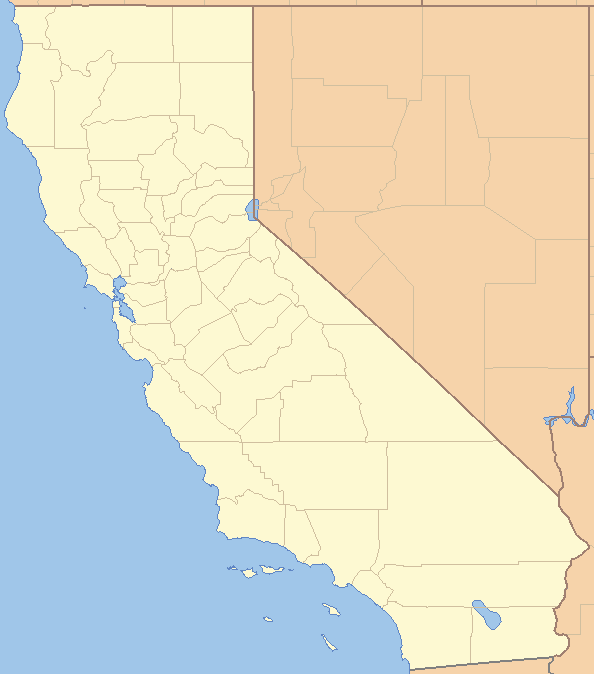
#> input picture End-to-End Business Analytics Project/california.png, 594 x 674 px
$ jupyter execute End_to_End_Template.ipynb
#> lines starting #> are read from the running program, lines starting #| are printed output that depends on the picture
# End-to-End Business Analytics Project

## 1 Problem Description

You are supposed to build a model that can predict the median housing price in some district in California.<br>
This information can be used to determine whether it is worth investing in a given property in some given area or not.

## 2 Getting Data

For this project we will use the California housing prices data set from the StatLib repository. The dataset contains metrics like population, number of rooms, ocean proximity, median income, median housing prices, etc. for block groups in California. Block groups are the smallest geographical units for which the US Census Bureau publishes sample data.
The dataset is already downloaded as “housing.csv”. In a first step we will import this dataset as a Pandas dataframe.

[cell 1]
import pandas as pd

[cell 2]
dfHousing = pd.read_csv('housing.csv')
#> (reads End-to-End Business Analytics Project/housing.csv from the repository)

Let us have a closer look at the dataset by using the `df.head()` and the `df.tail()` methods.

[cell 3]
dfHousing.head()

[cell 4]
dfHousing.tail()

The `info()` method is useful to get a quick description of the data in particularly the total number of rows each attributes type and the number of non null values. You may also want to try the `len()` and `df.shape`

[cell 5]
dfHousing.info()

We notice that the variable "total_bedrooms" has some missing values. We will later delete the corresponding rows or columns.

[cell 6]
len(dfHousing)

[cell 7]
dfHousing.shape

[cell 8]
# Type of the categorical variable:
type(dfHousing.ocean_proximity[30])

Find out how many categories exist and how many districts belong to each of these categories by applying the `value_counts()` method.

[cell 9]
dfHousing.ocean_proximity.value_counts()

## 3 Visualize the data to gain insights

### Histogram

Let us draw a histogramm for each of the variables.

[cell 10]
import matplotlib.pyplot as plt

dfHousing.hist(bins = 100, figsize = (20, 15))
plt.show()
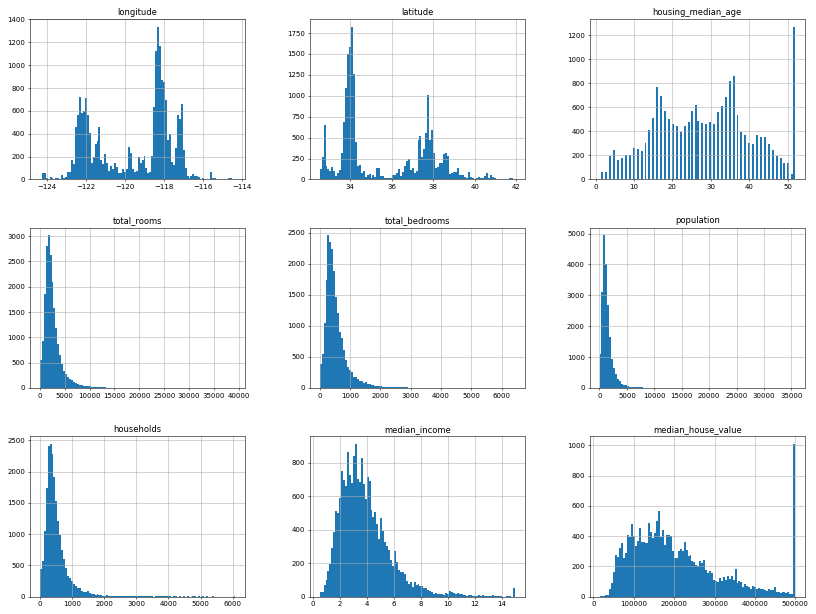
#> figure drawn by matplotlib, 9 panels; panel 1: tallest bar 1337 high, from x = -118.3 to -118.2; panel 2: tallest bar 1827 high, from x = 34.05 to 34.14; panel 3: tallest bar 1273 high, from x = 51.49 to 52; panel 4: tallest bar 3018 high, from x = 1574.7 to 1967.9


# Note that calling show() is optional in Jupiter notebook as
# Jupiter will automatically display plots when a cell is executed

We observe that all the distributions are rather non-symmetrics. The median house value seems to be cut of at 500,000
Also the median housing age seems to have a upper bound in the set.

[cell 11]
print('The max house value is:', max(dfHousing.median_house_value))
print('The max house age is:', max(dfHousing.housing_median_age))

[cell 12]
dfHousing.median_house_value[dfHousing.median_house_value == max(dfHousing.median_house_value)].count()

### Geographical plot

[cell 13]
dfHousing.plot(kind = 'scatter', x = 'longitude', y = 'latitude')
plt.show()
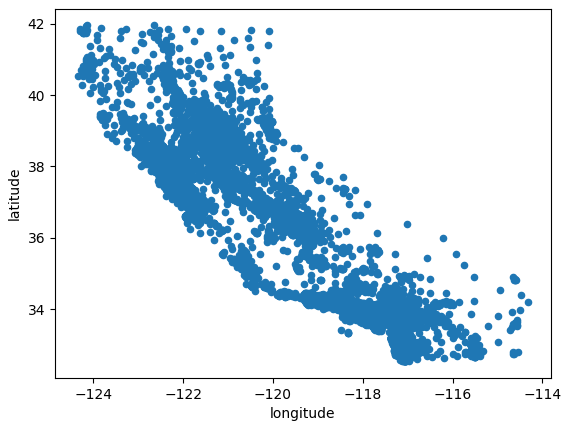
#> figure drawn by matplotlib, 1 panel

[cell 14]
dfHousing.plot(kind = 'scatter', x = 'longitude', y = 'latitude', alpha = 0.05)
plt.show()
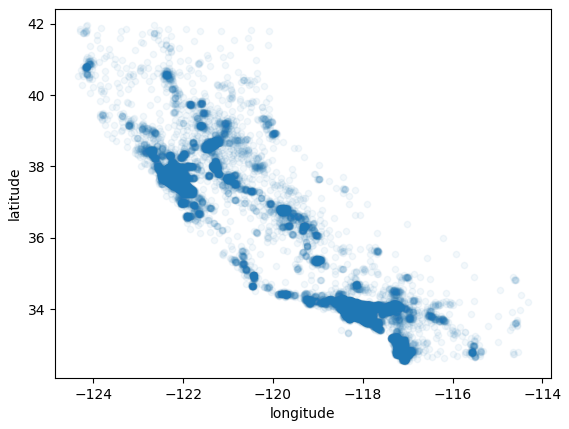
#> figure drawn by matplotlib, 1 panel

[cell 15]
dfHousing.plot(kind="scatter", x="longitude", y="latitude", alpha=0.4,
             s=dfHousing["population"]/100, label="population", figsize=(10,7),
             c="median_house_value", cmap=plt.get_cmap("jet"), colorbar=True,
             sharex=False)
plt.legend()
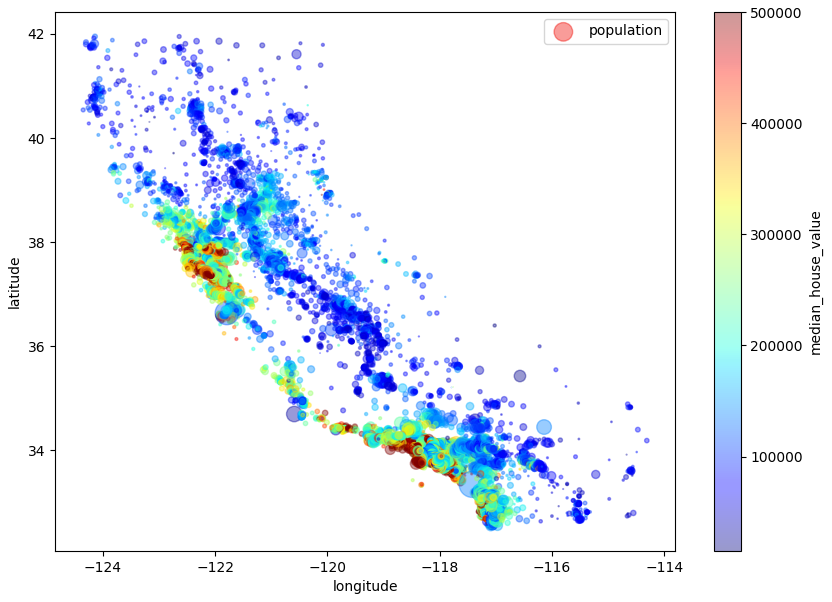
#> figure drawn by matplotlib, 2 panels

[cell 16]
import matplotlib.image as mpimg
import numpy as np

california_img=mpimg.imread('california.png')
#> california_img is the input picture: shape (674, 594, 4) float32; mean R, G, B, A 0.881, 0.867, 0.787, 1

ax = dfHousing.plot(kind="scatter", x="longitude", y="latitude", figsize=(10,7),
                  s=dfHousing['population']/100, label="Population",
                  c="median_house_value", cmap=plt.get_cmap("jet"),
                  colorbar=False, alpha=0.4)

plt.imshow(california_img, extent=[-124.55, -113.80, 32.45, 42.05], alpha=0.5,
           cmap=plt.get_cmap("jet"))
plt.ylabel("Latitude", fontsize=14)
plt.xlabel("Longitude", fontsize=14)

prices = dfHousing["median_house_value"]
tick_values = np.linspace(prices.min(), prices.max(), 11)
cbar = plt.colorbar(ticks=tick_values/prices.max())
cbar.ax.set_yticklabels(["$%dk"%(round(v/1000)) for v in tick_values], fontsize=14)
cbar.set_label('Median House Value', fontsize=16)

plt.legend(fontsize=16)

plt.show()
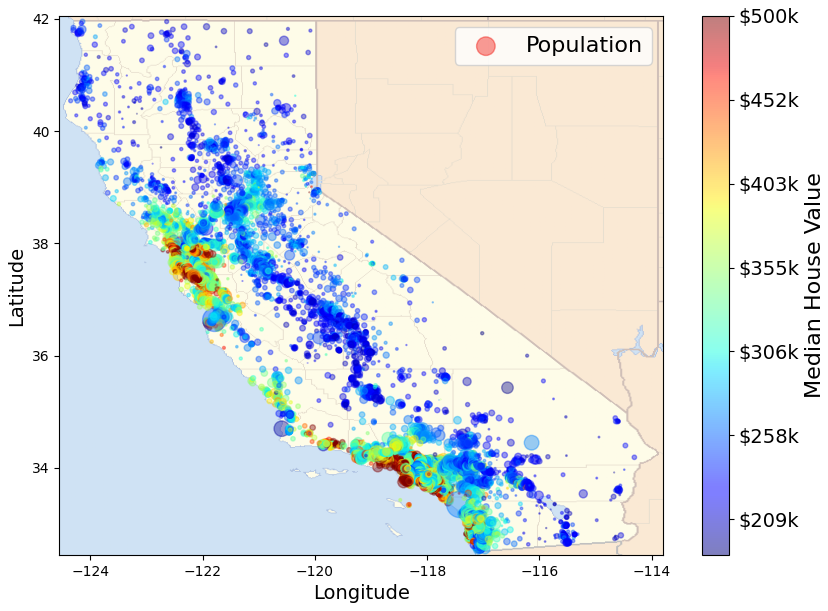
#> figure drawn by matplotlib, 2 panels

### Looking at Correlations

[cell 17]
attributes = ['housing_median_age',
              'total_rooms',
              'total_bedrooms',
              'population',
              'households',
              'median_income',
              'median_house_value']

corrMatrix = dfHousing[attributes].corr()

[cell 18]
import seaborn as sb

[cell 19]
sb.heatmap(corrMatrix, annot = True, fmt = '0.0%')
plt.show()
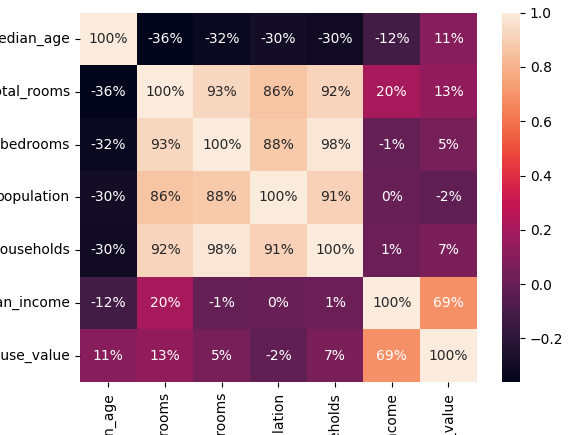
#> figure drawn by matplotlib, 2 panels

[cell 20]
pd.plotting.scatter_matrix(dfHousing[attributes], figsize = (10, 15))
plt.show()
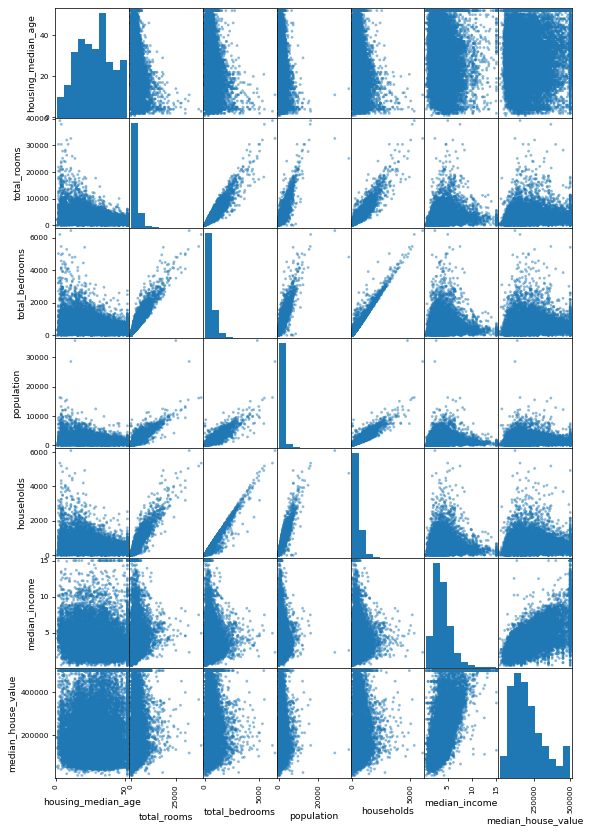
#> figure drawn by matplotlib, 49 panels; panel 1: tallest bar 3555 high, from x = 31.6 to 36.7; panel 9: tallest bar 17525 high, from x = 2 to 3933.8; panel 17: tallest bar 15304 high, from x = 1 to 645.4; panel 25: tallest bar 19816 high, from x = 3 to 3570.9

A nice way to view the correlation between attributes is to use Pandas’ `scatter_matrix`
function, which plots every numerical attribute against every other numerical attribute.
Since there are 11 numerical attributes, we would get 11 x 11 = 121 plots; You may therefore select the attributes which are essential:

**Note!** The main diagonal (top left to bottom right) would be full of straight lines if Pandas
plotted each variable against itself, which is not be very useful. So instead Pandas
displays a histogram of each attribute.

The most promising attribute to predict the median house value is the median
income, so let’s zoom in on their correlation scatterplot

This plot reveals a few things. First, the correlation is indeed very strong; you can
clearly see the upward trend and the points are not too dispersed. Second, the price
cap that we noticed earlier is clearly visible as a horizontal line at 500,000 USD.

But this plot reveals other less obvious straight lines: a horizontal line around USD 450,000,
another around 350,000 USD, perhaps one around USD 280,000, and a few more below that.
You may want to try removing the corresponding districts to prevent your algorithms
from learning to reproduce these data quirks.

Before applying Machine Learning algorithms, it can be useful to try out various attribute combinations. For example, the total number of rooms in a district is not very useful if you don’t know how many households there are. What you really want is the **number of rooms per household**. Similarly, the total number of **bedrooms** by itself is not very useful: you probably want to **compare it to the number of rooms**. And the **population per household** also seems like an interesting attribute combination to look at. Here we will create these:

[cell 21]
dfHousing['rooms_per_household'] = dfHousing['total_rooms'] / dfHousing['households']

Again you may want to make some plots for the new variables.

[cell 22]
dfHousing.head()

## 4 Basic Statistics

[cell 23]
dfHousing.describe()

You should comment on the observations you make. Maybe you can confirm a hypothesis or you can observe some surprising and counterintuitive observations.

## 5 Prepare data

### Remove or replace missing values
In what follows we will remove all the rows where the variable has missing values. We remove the rows because we do not have a plausible value that we can insert. Furthermore, there are not many missing values so we are confident that this will not screw our analysis.
However, be careful if we run regression without this variable, we would not need to remove this rows.

Let us first check where the NaN's are.

[cell 24]
dfHousing[dfHousing['total_bedrooms'].isnull()]

[cell 25]
# We will first test without inplace = True. The resulting number of rows appears belowq the table
dfHousing.dropna(axis = 0, inplace = True)

[cell 26]
# Now we will indeed remove the index


# NOTE NOTE NOTE
# As can be seen from the table above the indexes still go to 20639, while there are 20433 rows
# This means some indexes have been removed. This can cause a problem later (for example in the
# stratified splitting, we will therefor reindex the the new dataframe
# This has cost me 1 hour to figure out :-(

dfHousing.reset_index(inplace = True)

### Handling Categorical Variables

As we see the variable 'ocean_proximity' has five different text values. We will replace this categorical variable with dummy variables.

[cell 27]
dfHousing = pd.get_dummies(dfHousing, drop_first = True)

[cell 28]
dfHousing.tail()

### Splitting the Data into Training and Test Set

In the following, we will partition the whole set into a training and into a test set.<br>
Here we will apply **random sampling** since the dataset is pretty large (and for simplicity).

#### Random Sampling

#### Stratified Sampling
You may consider **stratisfied sampling** if you want to preserve the same percentage for each target class like in the complete set. We will here look how it works for our dataset, but we won't use it later.

[cell 29]
dfHousing['house_value_cat'] =  pd.cut(dfHousing['median_house_value'],
                                  bins=[0.0, 100000, 200000, 300000, 400000, float('inf')],
                                  labels=[1, 2, 3, 4, 5])

[cell 30]
dfHousing['house_value_cat'].hist()
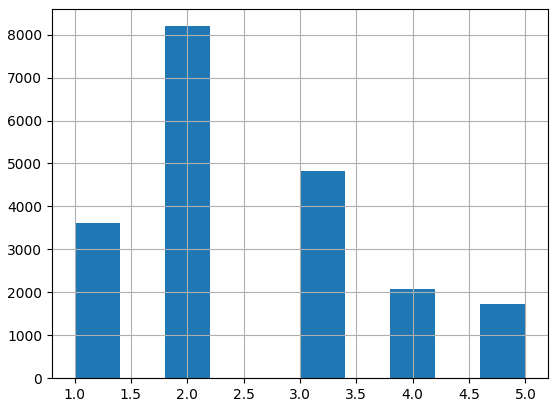
#> figure drawn by matplotlib, 1 panel; tallest bar 8196 high, from x = 1.8 to 2.2

[cell 31]
from sklearn.model_selection import StratifiedShuffleSplit
sss = StratifiedShuffleSplit(n_splits=1, test_size=0.2, random_state=42)
sss.get_n_splits(dfHousing, dfHousing['house_value_cat'])

[cell 32]
# The following is just for seeing how it works

for train_index, test_index in sss.split(dfHousing, dfHousing['house_value_cat']):
    print(train_index)
    print(test_index)

# Note that there is only one iteration, since there is only one split (we could have split
# into several training and test sets)

print(len(train_index))
print(len(test_index))
